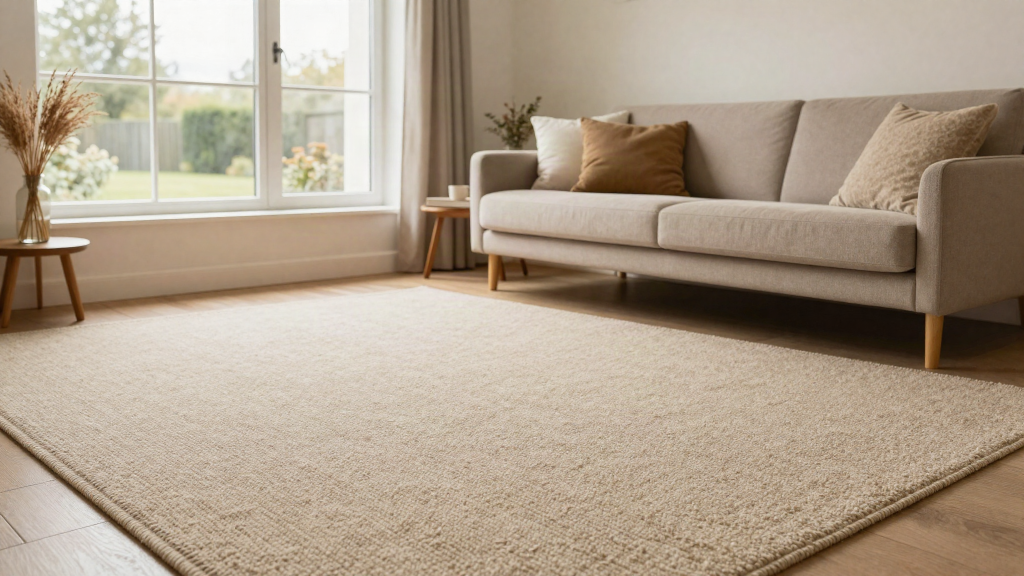
#> input picture assets/hero-living-room.jpg, 2048 x 1152 px, found by its file name (shown at 1/2 size); its folder holds 4 pictures in this run
$ python make-floor-mask.py
#> lines starting #> are read from the running program, lines starting #| are printed output that depends on the picture; after the words box and inside, x2 and y2 are one past the last pixel; in counts of white or black regions, pixels touching at a corner belong together
#!/usr/bin/env python3
"""
Build a floor mask for the carpet visualiser.

For each roomset we need a greyscale PNG where white = "this is carpet".
The visualiser recolours only those pixels, keeping the photograph's own
shading so the result still looks lit.

Matching is done in *chromaticity* space — r/(r+g+b), g/(r+g+b) — rather than
raw RGB. Chromaticity is close to illumination-invariant, so one threshold
holds across a carpet that's bright by the window and in shadow under a sofa.
A raw-RGB threshold splits that same carpet into two regions.

Usage:
    python3 tools/make-floor-mask.py                 # rebuild all rooms
    python3 tools/make-floor-mask.py hero-living-room

Writes assets/masks/<name>.png, plus a _preview.jpg per room so you can eyeball
the cut before wiring it up.
"""
import sys
import os
from collections import deque

import numpy as np
from PIL import Image, ImageFilter

ROOT = os.path.dirname(os.path.dirname(os.path.abspath(__file__)))
SRC = os.path.join(ROOT, "public", "assets")
OUT = os.path.join(ROOT, "public", "assets", "masks")

WORK_W = 1024  # masks are built (and shipped) at this width

# seed = where we're certain the carpet is, in fractions of the image.
# tol   = chromaticity radius; raise it if the mask comes out patchy.
# lum   = allowed luminance band (0-1), keeps dark furniture legs out.
ROOMS = {
    # Rug reads as one flat field against wood — the easy case. tol is generous
    # so the woven edge binding comes in too; leaving it out left a pale rim
    # around every recolour.
    "hero-living-room": dict(
        seeds=[(0.50, 0.82), (0.22, 0.72), (0.78, 0.70), (0.50, 0.66)],
        tol=0.042, lum=(0.20, 1.00), close=13),

    # Carpet and bed linen are the same colour to within 0.003 chromaticity and
    # they touch, so colour alone can't cut this. The polygon does the cutting;
    # chroma then trims the wood floor out of the bottom corners.
    "bedroom-wool": dict(
        seeds=[(0.45, 0.80), (0.15, 0.70), (0.75, 0.85)],
        tol=0.030, lum=(0.30, 1.00), close=13,
        poly=[(0.0, 1.0), (0.0, 0.47), (0.28, 0.40), (0.34, 0.46),
              (0.55, 0.49), (0.72, 0.535), (0.86, 0.57), (1.0, 0.61), (1.0, 1.0)]),

    # Stair carpet sits at luminance 0.28-0.41; the walls and spindles it touches
    # sit at 0.60-0.70. The luminance ceiling separates them outright, which
    # chromaticity alone could not — the two overlap in colour.
    # Three regions with different rules, because one rule cannot do it.
    # Sun-blown treads (luminance ~0.95) and the white spindles (~0.63) are both
    # far from the carpet in brightness AND close to it in colour, so nothing
    # global separates them. What does separate them is *where they are*: the
    # spindles only ever cross the upper flight. So the lower flight and landing
    # get a wide-open luminance range, and only the upper flight is capped.
    "stairs-wool-twist": dict(
        close=15,
        parts=[
            dict(  # landing floor, bottom left of frame
                seeds=[(0.10, 0.88), (0.22, 0.93)],
                tol=0.040, lum=(0.05, 1.00),
                poly=[(0.0, 1.0), (0.0, 0.70), (0.36, 0.87), (0.42, 1.0)]),
            dict(  # lower flight — no spindles in front of it
                seeds=[(0.60, 0.85), (0.55, 0.70), (0.55, 0.79), (0.62, 0.62)],
                tol=0.040, lum=(0.05, 1.00),
                # traces the stepped nosing line; with luminance left open the
                # polygon is the only thing holding the wall out, so it hugs
                poly=[(0.455, 1.00), (0.455, 0.60), (0.495, 0.375), (0.555, 0.335),
                      (0.600, 0.375), (0.655, 0.445), (0.715, 0.525),
                      (0.775, 0.605), (0.835, 0.700), (0.890, 0.800),
                      (0.905, 1.00)]),
            dict(  # upper flight — capped to stay off the spindles
                seeds=[(0.22, 0.08), (0.28, 0.14), (0.28, 0.20), (0.16, 0.08)],
                tol=0.038, lum=(0.05, 0.56), connect=False,
                poly=[(0.08, 0.0), (0.45, 0.0), (0.45, 0.34), (0.30, 0.45), (0.08, 0.34)]),
        ]),

    # A box ROI was not enough: the cabinet toe-kicks sit at the same height as
    # the floor behind the island, so a straight cut either clipped the floor or
    # painted the plinths. The polygon traces the actual floor/unit junction —
    # down around the island, back up to the run of units behind it.
    "lvt-kitchen": dict(
        seeds=[(0.50, 0.90), (0.30, 0.78), (0.70, 0.80), (0.09, 0.60), (0.15, 0.66)],
        tol=0.017, lum=(0.24, 0.88), close=5,
        poly=[(0.0, 1.0), (0.0, 0.470), (0.200, 0.435), (0.295, 0.450),
              (0.300, 0.570), (0.520, 0.570), (0.527, 0.492),
              (1.0, 0.512), (1.0, 1.0)]),

    # Real supplier roomsets: wall-to-wall carpet, which is what the visualiser
    # is actually selling. Strongly coloured walls make these the easy case —
    # chroma separates them outright, so only a loose ROI is needed to keep the
    # match below the skirting line.
    "room-living-carpet": dict(
        seeds=[(0.50, 0.92), (0.08, 0.80), (0.93, 0.86)],
        # 0.026 leaves the carpet seen through the glass coffee table unmasked,
        # which reads as a reflection. Widening it to take that in also recoloured
        # the tray and candlestick sitting on the glass, which reads as a bug.
        tol=0.026, lum=(0.30, 1.00), roi=(0.0, 0.505, 1.0, 1.0), close=11),

    "room-bedroom-carpet": dict(
        seeds=[(0.50, 0.93), (0.10, 0.85), (0.90, 0.88)],
        tol=0.026, lum=(0.28, 1.00), roi=(0.0, 0.60, 1.0, 1.0), close=11),

    # Floor, wall and cabinet doors are all the same pale oak — wall is within
    # 0.003 of the floor. Polygon only; chroma is left loose on purpose.
    "vinyl-utility": dict(
        seeds=[(0.30, 0.90), (0.45, 0.72), (0.08, 0.78)],
        tol=0.075, lum=(0.30, 1.00), close=3, connect=False,
        poly=[(0.0, 1.0), (0.0, 0.540), (0.200, 0.478), (0.325, 0.442),
              (0.348, 0.560), (0.500, 0.567), (0.615, 0.612), (0.720, 0.655),
              (0.855, 0.742), (1.0, 0.775), (1.0, 1.0)]),
}

# ---------------------------------------------------------------------------
# Three levers, in the order worth reaching for:
#
#   tol   chromaticity radius. Widen if the mask is patchy, tighten if it
#         bleeds into something the same colour.
#   lum   luminance band. The one that rescues stair carpet: it is far darker
#         than the walls it touches, even though the two overlap in colour.
#   poly  hand-drawn floor boundary, normalised (x, y) from the top-left. Reach
#         for this when the floor and its neighbour are genuinely the same
#         colour — bedroom carpet vs bed linen, utility floor vs its walls.
#         Chroma still runs inside the polygon, so it can stay approximate.
#
# Always open the _preview.jpg. A mask that bleeds is obvious there and
# invisible in the code.
# ---------------------------------------------------------------------------


def chromaticity(arr):
    """RGB -> (r,g) chromaticity + luminance, all float 0-1."""
    a = arr.astype(np.float32) / 255.0
    s = a.sum(axis=2) + 1e-6
    rg = np.stack([a[:, :, 0] / s, a[:, :, 1] / s], axis=2)
    lum = 0.2126 * a[:, :, 0] + 0.7152 * a[:, :, 1] + 0.0722 * a[:, :, 2]
    return rg, lum


def grow(candidate, seeds):
    """Keep only the blob(s) connected to a seed — 4-way flood on a bool array."""
    h, w = candidate.shape
    out = np.zeros_like(candidate)
    q = deque()
    for sx, sy in seeds:
        x, y = int(sx * w), int(sy * h)
        if 0 <= x < w and 0 <= y < h and candidate[y, x] and not out[y, x]:
            out[y, x] = True
            q.append((x, y))
    while q:
        x, y = q.popleft()
        for nx, ny in ((x + 1, y), (x - 1, y), (x, y + 1), (x, y - 1)):
            if 0 <= nx < w and 0 <= ny < h and candidate[ny, nx] and not out[ny, nx]:
                out[ny, nx] = True
                q.append((nx, ny))
    return out


def fill_holes(mask):
    """Close pockets the threshold missed — a shadow in the middle of a carpet
    is still carpet. Anything unreachable from the border is interior."""
    h, w = mask.shape
    free = ~mask
    seen = np.zeros_like(mask)
    q = deque()
    for x in range(w):
        for y in (0, h - 1):
            if free[y, x] and not seen[y, x]:
                seen[y, x] = True
                q.append((x, y))
    for y in range(h):
        for x in (0, w - 1):
            if free[y, x] and not seen[y, x]:
                seen[y, x] = True
                q.append((x, y))
    while q:
        x, y = q.popleft()
        for nx, ny in ((x + 1, y), (x - 1, y), (x, y + 1), (x, y - 1)):
            if 0 <= nx < w and 0 <= ny < h and free[ny, nx] and not seen[ny, nx]:
                seen[ny, nx] = True
                q.append((nx, ny))
    return mask | (free & ~seen)


def polygon(h, w, pts):
    """Rasterise a normalised polygon by even-odd ray casting, vectorised."""
    ys, xs = np.mgrid[0:h, 0:w]
    x, y = xs / w, ys / h
    inside = np.zeros((h, w), dtype=bool)
    n = len(pts)
    j = n - 1
    for i in range(n):
        xi, yi = pts[i]
        xj, yj = pts[j]
        straddles = (yi > y) != (yj > y)
        xcross = (xj - xi) * (y - yi) / (yj - yi + 1e-12) + xi
        inside ^= straddles & (x < xcross)
        j = i
    return inside


def build_region(arr, cfg):
    """One region of a room: threshold, confine, grow from seeds, fill."""
    rg, lum = chromaticity(arr)
    h, w = lum.shape

    samples = [rg[int(sy * h), int(sx * w)] for sx, sy in cfg["seeds"]]
    target = np.mean(samples, axis=0)

    dist = np.linalg.norm(rg - target, axis=2)
    # luminance may be given as one band or several. Stair carpet needs two:
    # normal pile sits below 0.56 and sun-blown treads above 0.85, while the
    # spindles and walls it touches sit in the 0.60-0.70 gap between them.
    bands = cfg.get("lum_bands") or [cfg["lum"]]
    inband = np.zeros_like(lum, dtype=bool)
    for lo, hi in bands:
        inband |= (lum >= lo) & (lum <= hi)
    candidate = (dist < cfg["tol"]) & inband

    if cfg.get("roi"):
        x0, y0, x1, y1 = cfg["roi"]
        box = np.zeros_like(candidate)
        box[int(y0 * h):int(y1 * h), int(x0 * w):int(x1 * w)] = True
        candidate &= box
    if cfg.get("poly"):
        candidate &= polygon(h, w, cfg["poly"])

    dead = [(sx, sy) for sx, sy in cfg["seeds"] if not candidate[int(sy * h), int(sx * w)]]
    if dead:
        print(f"     seeds that matched nothing (adjust or drop): {dead}")

    # Region growing normally keeps the match anchored to known floor. Where a
    # foreground object slices the floor into many disconnected slivers — stair
    # carpet seen between spindles — there is no single blob to grow, so the
    # confinement has to come from the polygon instead.
    if cfg.get("connect", True):
        candidate = grow(candidate, cfg["seeds"])
    return fill_holes(candidate)


def build(name, cfg):
#> called with name = 'hero-living-room'
    src = os.path.join(SRC, name + ".jpg")
    if not os.path.exists(src):
        print(f"  !! {name}: source missing, skipped")
        return None

    im = Image.open(src).convert("RGB")
#> im is the input picture: PIL image 2048x1152 RGB; mean R, G, B 173.5, 157.9, 139.3
    scale = WORK_W / im.width
#> scale = 0.5
    im = im.resize((WORK_W, round(im.height * scale)), Image.LANCZOS)
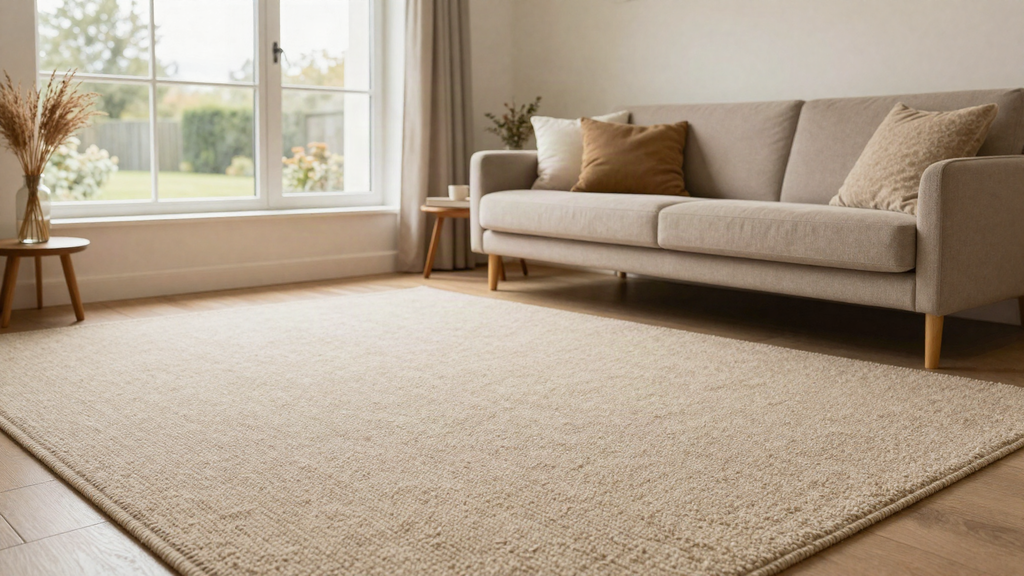
#> im: PIL image 1024x576 RGB; mean R, G, B 173.5, 157.9, 139.3
    arr = np.asarray(im)

    parts = cfg.get("parts") or [cfg]
    mask = np.zeros(arr.shape[:2], dtype=bool)
    for part in parts:
        mask |= build_region(arr, part)
#> this loop made 1 pass
#> target in build_region on pass 1: [0.365, 0.335]
#> pass 1, in chromaticity, `s = a.sum(axis=2) + 1e-6`:
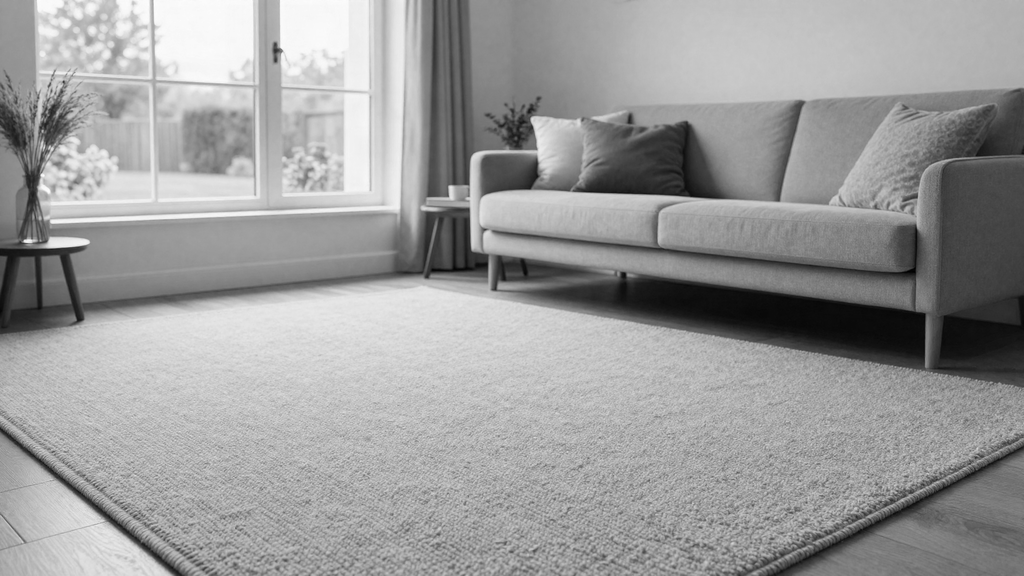
#> s: shape (576, 1024) float32; min 0.051, max 2.98, mean 1.85; drawn with min black and max white
#> pass 1, in build_region, `dist = np.linalg.norm(rg - target, axis=2)`:
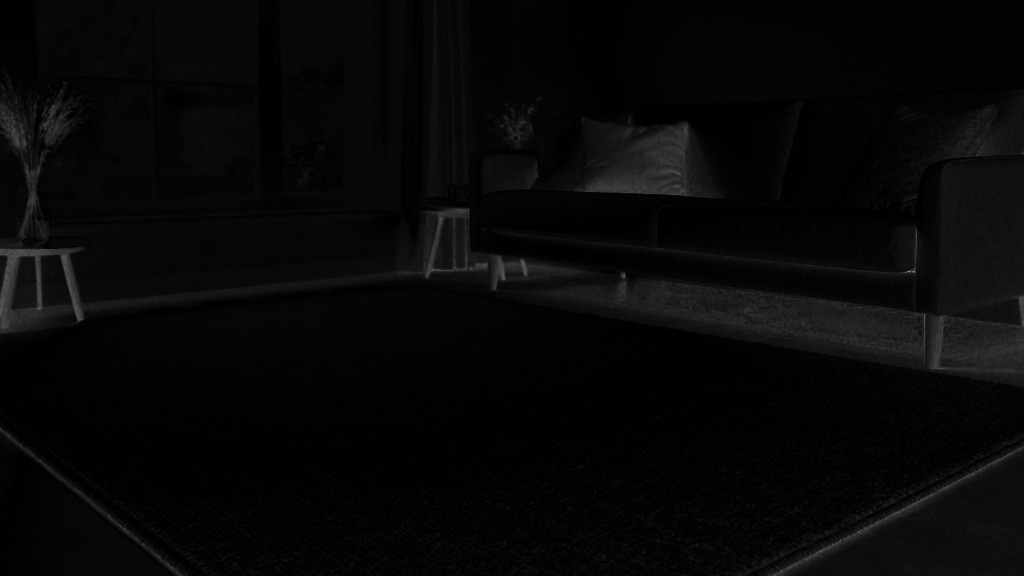
#> dist: shape (576, 1024) float32; min 2.57e-05, max 0.615, mean 0.0299
#> after the loop:
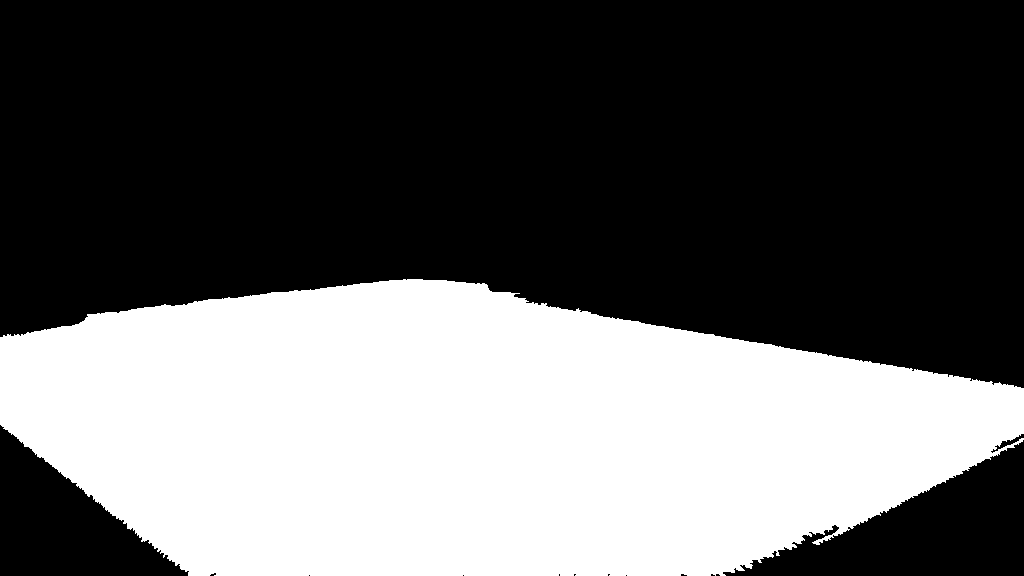
#> mask: shape (576, 1024) bool; 38.4% white; 1 white region, box (x1, y1, x2, y2) and area: (0, 279, 1024, 576) 226732

    img = Image.fromarray((mask * 255).astype(np.uint8), mode="L")
    # close pile speckle, reopen, then feather so edges don't alias
    k = cfg.get("close", 9)
    img = img.filter(ImageFilter.MaxFilter(k)).filter(ImageFilter.MinFilter(k))
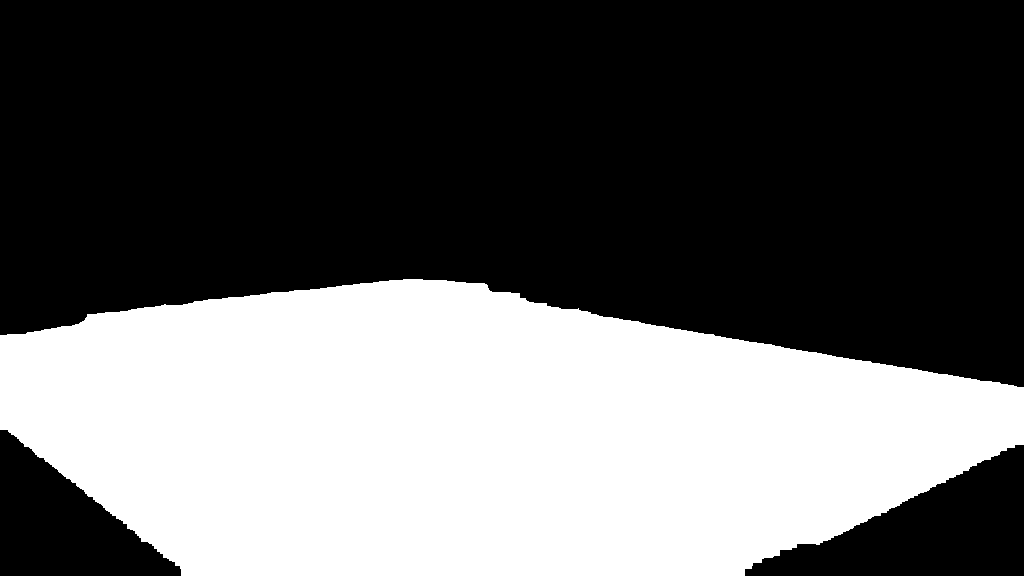
#> img: PIL image 1024x576 L; 38.6% white; 1 white region, box (x1, y1, x2, y2) and area: (0, 279, 1024, 576) 227698
    img = img.filter(ImageFilter.GaussianBlur(1.6))

    os.makedirs(OUT, exist_ok=True)
    img.save(os.path.join(OUT, name + ".png"), optimize=True)

    # preview: flood the matched area magenta so mistakes are obvious
    m = np.asarray(img).astype(np.float32)[:, :, None] / 255.0
    tint = np.array([255, 0, 170], dtype=np.float32)
    prev = (arr * (1 - m * 0.65) + tint * (m * 0.65)).astype(np.uint8)
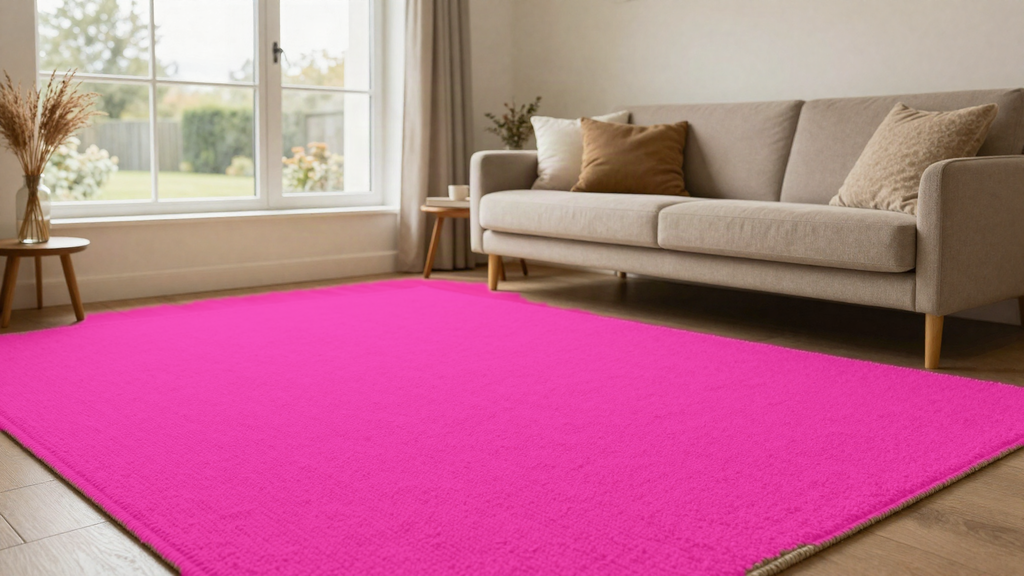
#> prev: shape (576, 1024, 3); mean R, G, B 188.7, 113.2, 142
    Image.fromarray(prev).save(os.path.join(OUT, name + "_preview.jpg"), quality=82)

    pct = 100.0 * mask.sum() / mask.size
#> pct = 38.44
    print(f"  {name}: {pct:.1f}% of frame matched")
#|   hero-living-room: 38.4% of frame matched
    return pct


if __name__ == "__main__":
    wanted = sys.argv[1:] or list(ROOMS)
    print("Building floor masks...")
    for n in wanted:
        if n not in ROOMS:
            print(f"  !! {n}: not configured in ROOMS")
            continue
        build(n, ROOMS[n])
    print("Done. Check assets/masks/*_preview.jpg before shipping.")
